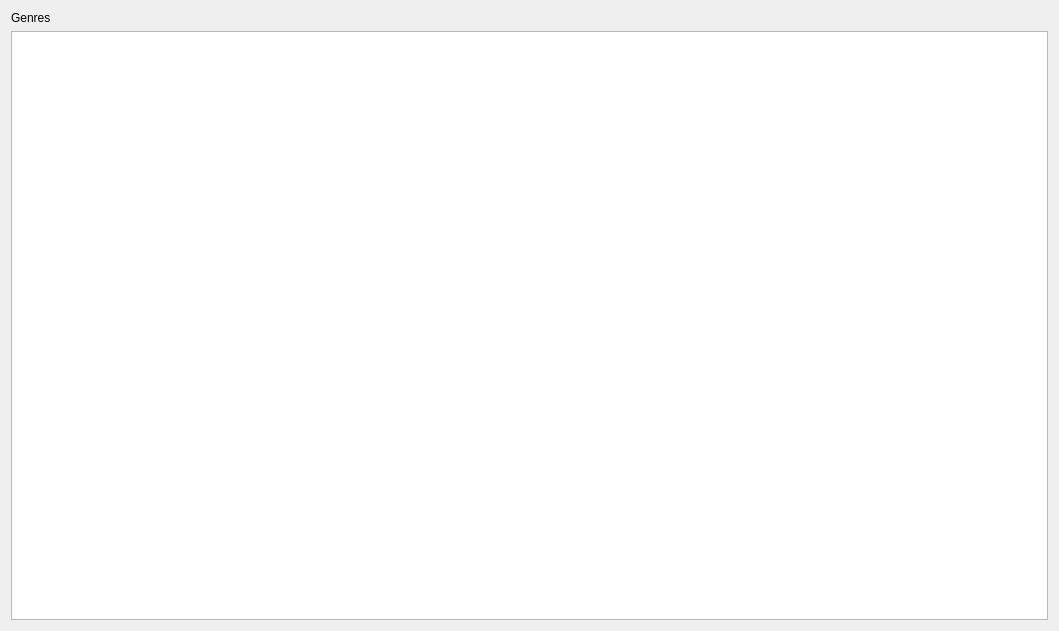
<?xml version="1.0" encoding="UTF-8"?>
<ui version="4.0">
 <class>GenreListPage</class>
 <widget class="QWidget" name="GenreListPage">
  <property name="geometry">
   <rect>
    <x>0</x>
    <y>0</y>
    <width>1059</width>
    <height>631</height>
   </rect>
  </property>
  <property name="windowTitle">
   <string>Form</string>
  </property>
  <layout class="QVBoxLayout" name="verticalLayout">
   <item>
    <widget class="QLabel" name="label">
     <property name="styleSheet">
      <string notr="true">font: 36pt &quot;Arial&quot;;
font: 36pt &quot;Hei&quot;;
font: 36pt &quot;Heiti SC&quot;;</string>
     </property>
     <property name="text">
      <string>Genres</string>
     </property>
    </widget>
   </item>
   <item>
    <widget class="AnchorTableView" name="tableView"/>
   </item>
  </layout>
 </widget>
 <customwidgets>
  <customwidget>
   <class>AnchorTableView</class>
   <extends>QTableView</extends>
   <header location="global">anchortableview.h</header>
  </customwidget>
 </customwidgets>
 <resources/>
 <connections/>
</ui>
